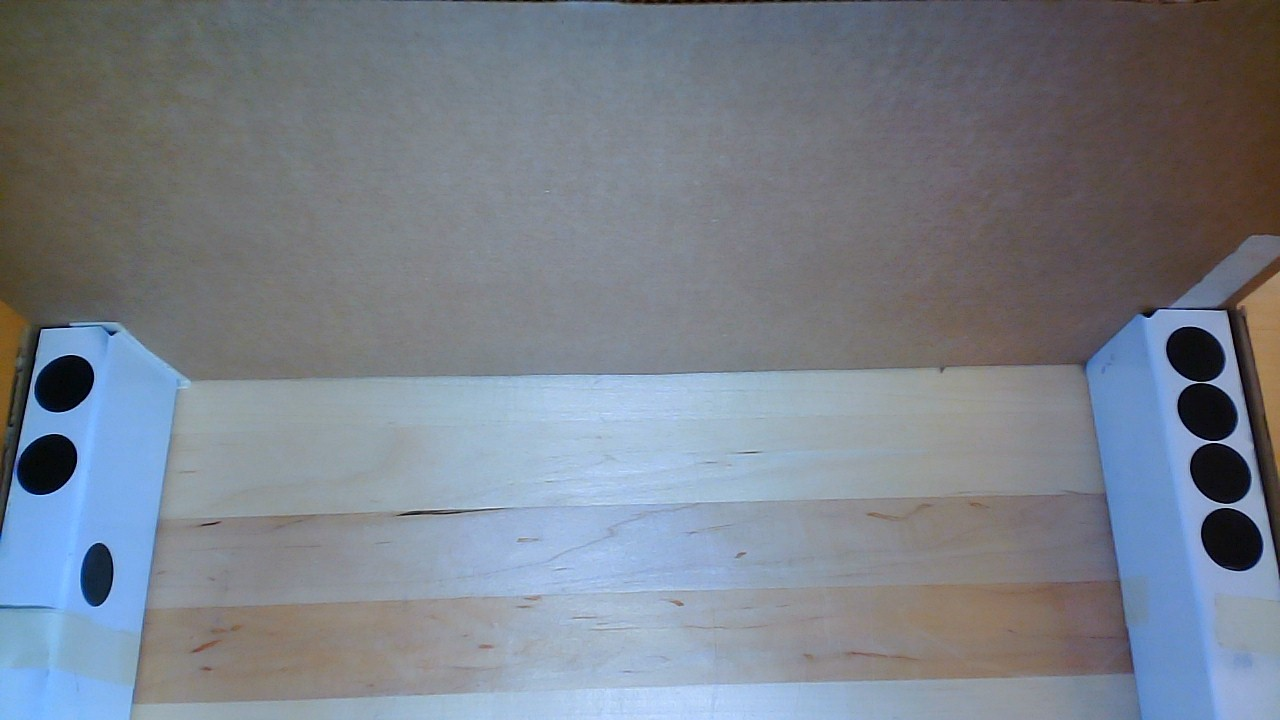
#> input picture Training Images/White/White_1.jpg, 1280 x 720 px, found by its file name
$ python primary.py
#> lines starting #> are read from the running program, lines starting #| are printed output that depends on the picture; after the words box and inside, x2 and y2 are one past the last pixel; in counts of white or black regions, pixels touching at a corner belong together
import cv2
import numpy as np

testjpg='./Training Images/White/White_1.jpg'

# Load image
img = cv2.imread(testjpg)
#> img is the input picture: shape (720, 1280, 3); mean B, G, R 138.3, 128, 121

# Convert the image to grayscale
gray = cv2.cvtColor(img, cv2.COLOR_BGR2GRAY)
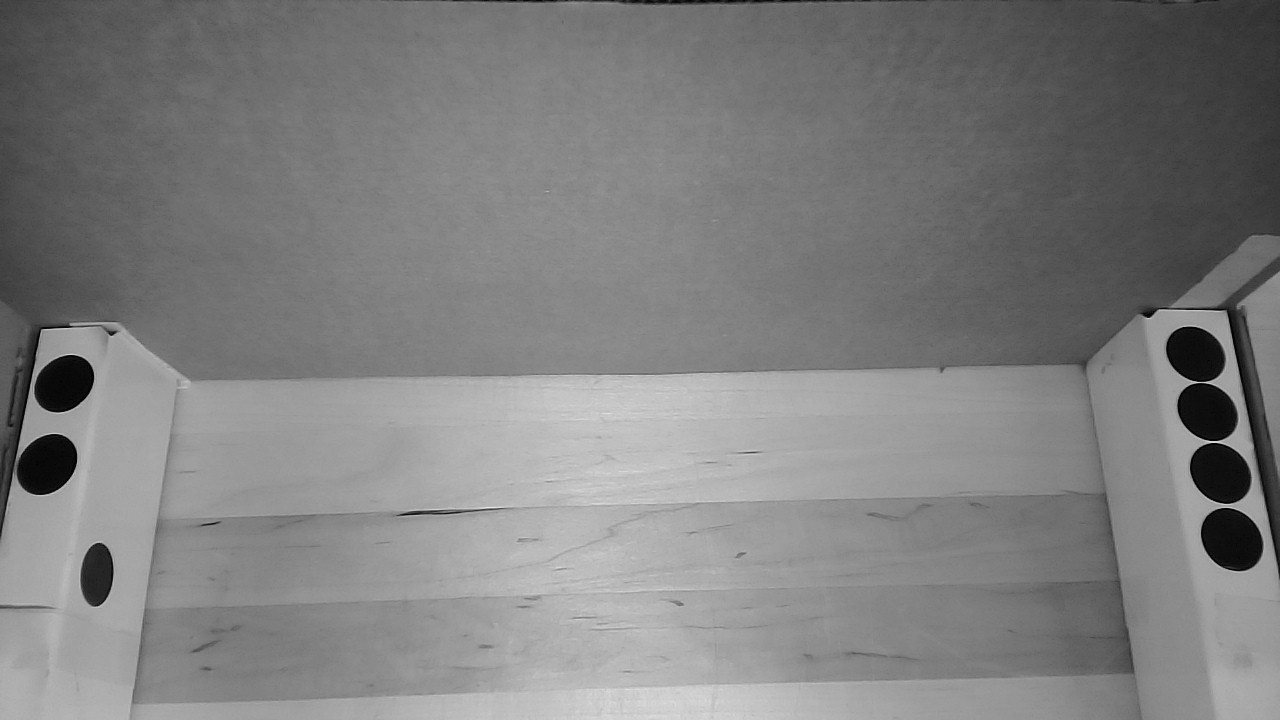
#> gray: shape (720, 1280); min 0, max 235, mean 127.1

# Create a SimpleBlobDetector object
detector = cv2.SimpleBlobDetector_create()

# Detect blobs in the image
keypoints = detector.detect(gray)
#> keypoints = 7 keypoints; (x, y, size): (1232, 539, 63.5), (1220, 473, 62.1), (47, 464, 61.2), (1207, 411, 60), (64, 383, 59.1), (1195, 354, 57.9), (97, 574, 46.2)
sizes = []

# Draw circles on the original image
for keypoint in keypoints:
    x = int(keypoint.pt[0])
    y = int(keypoint.pt[1])
    r = int(keypoint.size / 2)
    cv2.circle(img, (x, y), r, (0, 255, 0), 2)
    sizes.append(keypoint.size)
#> this loop made 7 passes
#> (keypoint, x, y, r) on passes 1 to 7: (keypoint at (96.7, 574.2), size 46.2, 96, 574, 23), (keypoint at (1231.5, 539.2), size 63.5, 1231, 539, 31), (keypoint at (1220.1, 472.9), size 62.1, 1220, 472, 31), (keypoint at (46.5, 464.1), size 61.2, 46, 464, 30), (keypoint at (1207, 411.5), size 60, 1206, 411, 30), (keypoint at (63.7, 383.2), size 59.1, 63, 383, 29), (keypoint at (1195.1, 353.8), size 57.9, 1195, 353, 28)
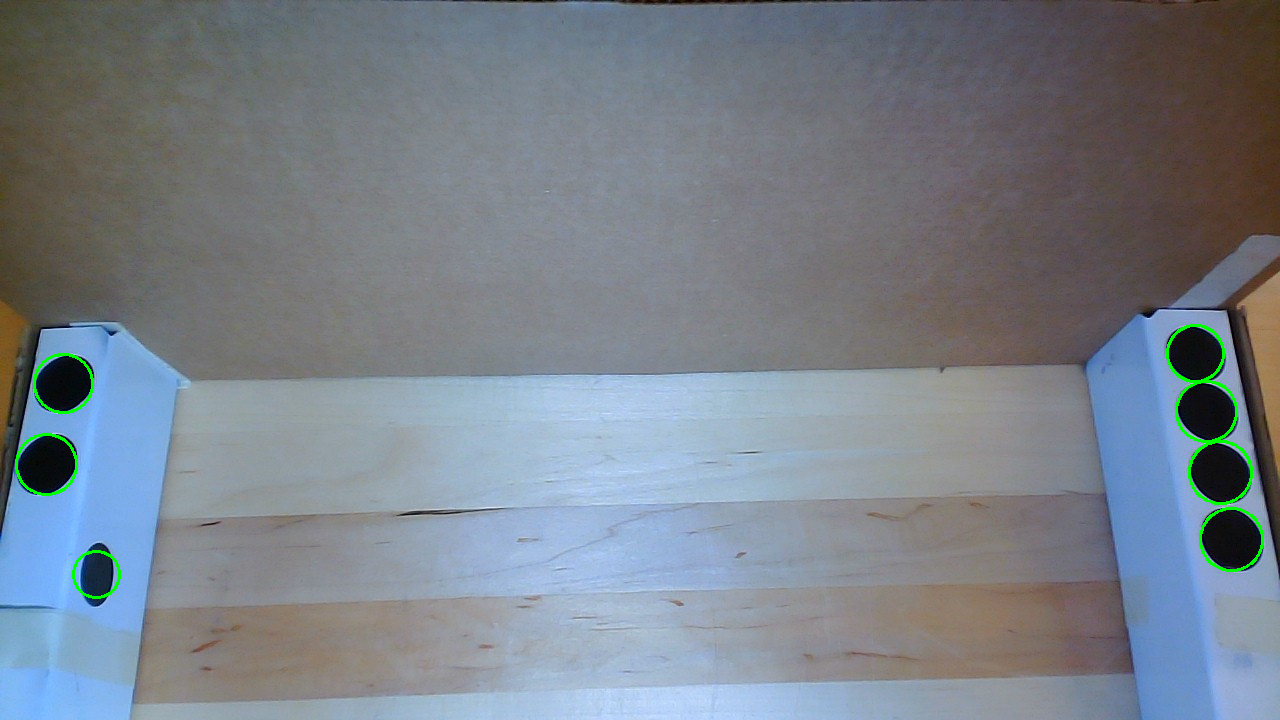
#> img: shape (720, 1280, 3); 0.41% of pixels changed, all inside (x1, y1, x2, y2) = (15, 324, 1264, 599)
#> after the loop, sizes = [46.22, 63.55, 62.14, 61.22, 60.03, 59.08, 57.95]

sizes=np.around(np.divide(sizes,5),decimals=0)*5
#> sizes = [45, 65, 60, 60, 60, 60, 60]

max=max(sizes)
#> max = 65
min=min(sizes)
#> min = 45
counter=0

for keypoint in keypoints:
    x = int(keypoint.pt[0])
    y = int(keypoint.pt[1])
    r = int(keypoint.size / 2)
    pc = "Partially Covered"
    nc = "Not Covered"
    c = "Covered"
    if sizes[counter] == max:
        cv2.putText(img,pc, (x,y), cv2.FONT_HERSHEY_SIMPLEX, 1, (0, 0, 255), 2)
    elif sizes[counter] == min:
        cv2.putText(img,nc, (x,y), cv2.FONT_HERSHEY_SIMPLEX, 1, (0, 0, 255), 2)
    else:
        cv2.putText(img,c, (x,y), cv2.FONT_HERSHEY_SIMPLEX, 1, (0, 0, 255), 2)
    counter +=1
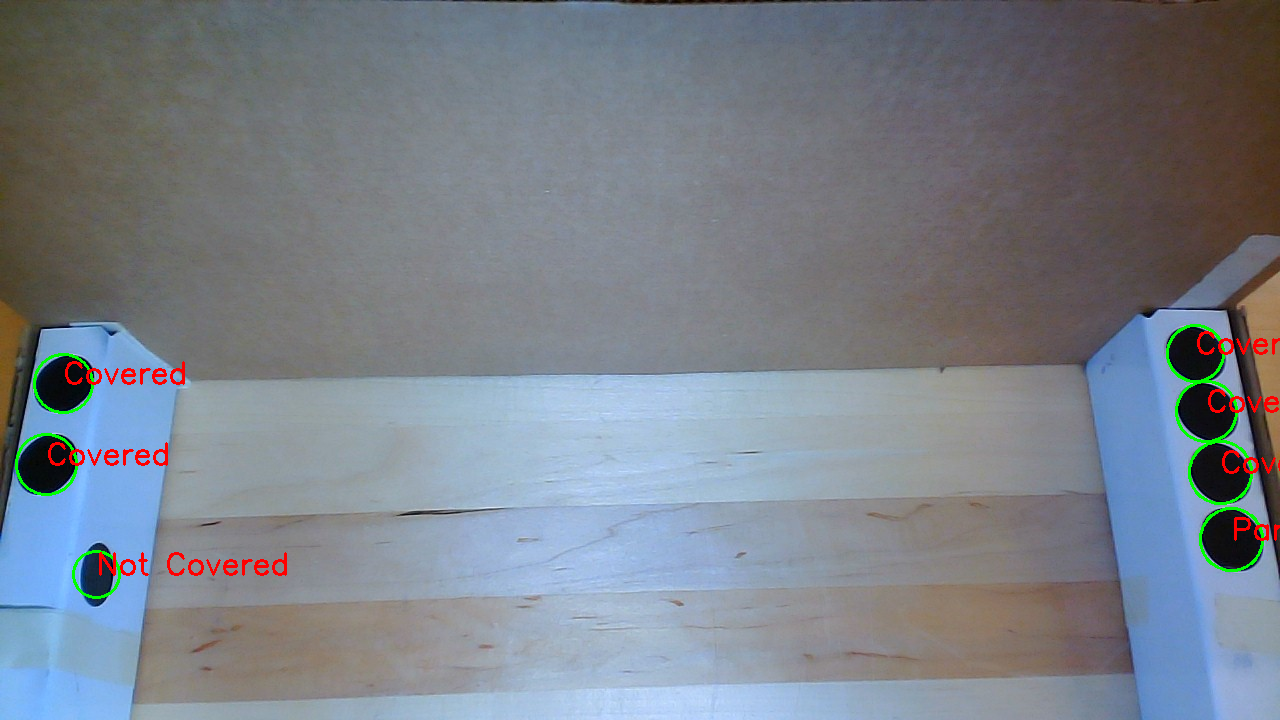
#> img: shape (720, 1280, 3); 0.53% of pixels changed, all inside (x1, y1, x2, y2) = (48, 331, 1280, 576)
#> after the loop, counter = 7

# Display the image
cv2.imshow("Detected Circles", img)


cv2.waitKey(0)
cv2.destroyAllWindows()
